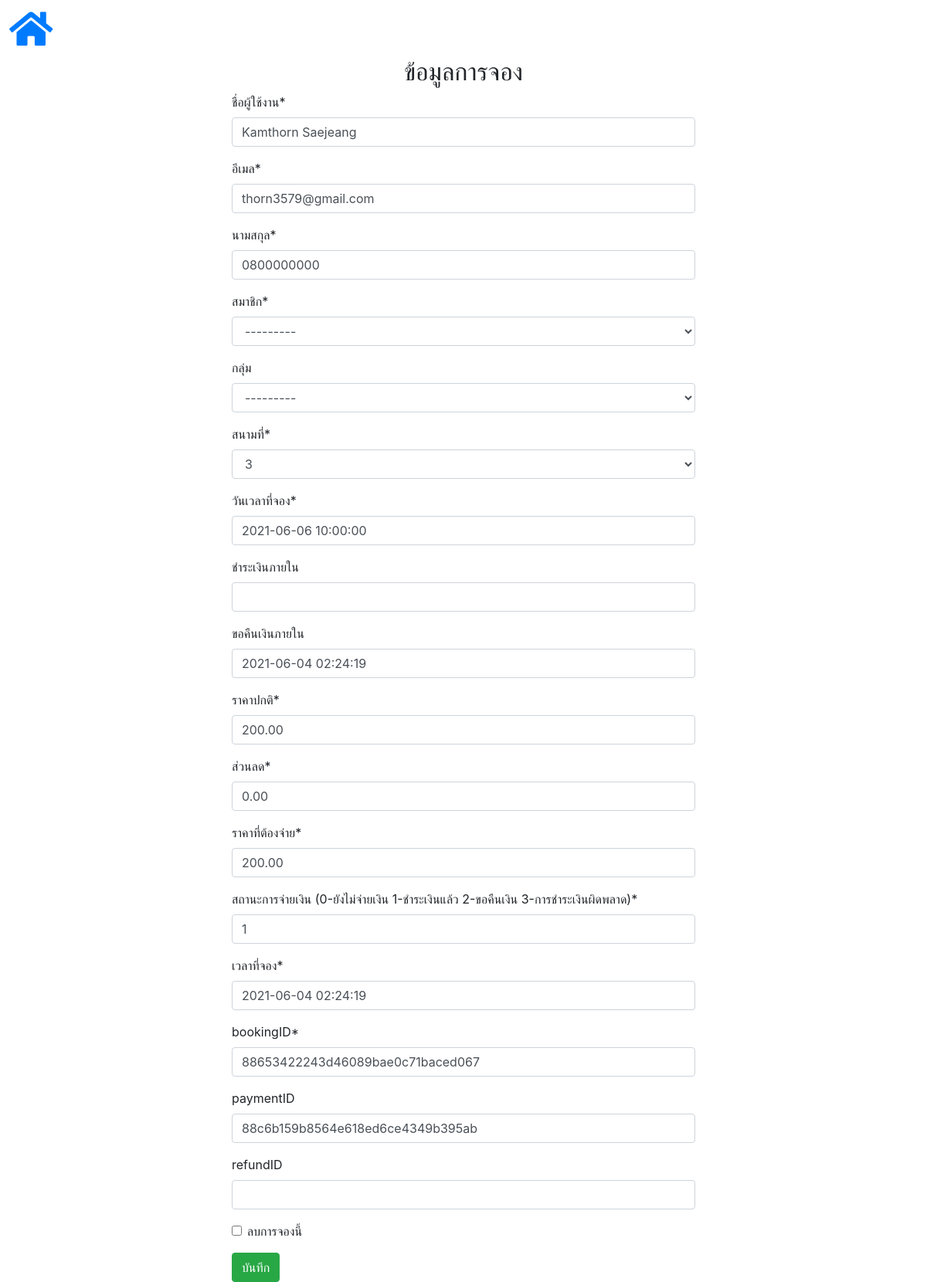
The app's page /adminsite/booking/19 (signed in) with its own data.
### booking/models.py (models this page shows)
class Booking(models.Model):
    class Meta:
        db_table = 'bcb_booking'
    name = models.CharField(max_length=100)  # for show who's booked
    email = models.EmailField()
    tel = models.CharField(max_length=15)
    member = models.ForeignKey(
        Member, on_delete=models.CASCADE, null=True)  # null if guest
    group = models.ForeignKey(
        Group, on_delete=models.CASCADE, null=True, db_constraint=False)
    court = models.ForeignKey(
        EachCourtInfo, on_delete=models.CASCADE, db_constraint=False)  # what court
    booking_datetime = models.DateTimeField()  # datetime booking
    exp_datetime = models.DateTimeField(null=True)  # for pay in this time
    refund_datetime = models.DateTimeField(
        default=timezone.now)  # for pay in this time
    price_normal = models.DecimalField(
        max_digits=5, decimal_places=2)  # each booking slot
    price_ds = models.DecimalField(
        max_digits=5, decimal_places=2)  # each booking slot
    price_pay = models.DecimalField(
        max_digits=5, decimal_places=2)  # each booking slot
    payment_state = models.IntegerField(default=0)
    timestamp = models.DateTimeField(
        default=timezone.now)  # time now when booking
    bookingid = models.CharField(max_length=32, unique=True)
    paymentid = models.CharField(max_length=32, null=True)
    refundid = models.CharField(max_length=32, null=True)
    is_deleted = models.BooleanField(default=False)

### adminsite/views.py (the view)
# urls.py: path('booking/<pk>', views.DetailBooking.as_view(), name='booking_detail'),
class DetailBooking(PermissionRequiredMixin, UpdateView):
    permission_required = 'is_staff'
    login_url = '/adminsite/login/'
    form_class = form.BookingDetailForm
    model = booking_models.Booking
    template_name = 'adminsite/booking_detail.html'
    success_url = '/adminsite/booking/'
    def get_form(self, form_class=None):
        form = super(DetailBooking, self).get_form(form_class)
        form.fields['group'].required = False
        form.fields['exp_datetime'].required = False
        form.fields['refund_datetime'].required = False
        form.fields['paymentid'].required = False
        form.fields['refundid'].required = False
        return form

### adminsite/form.py
class BookingDetailForm(forms.ModelForm):
    class Meta:
        model = Booking
        fields = ('__all__')
        labels = {
            'name': 'ชื่อผู้ใช้งาน',
            'email': 'ชื่อ',
            'tel': 'นามสกุล',
            'email': 'อีเมล',
            'member': 'สมาชิก',
            'group': 'กลุ่ม',
            'court': 'สนามที่',
            'booking_datetime': 'วันเวลาที่จอง',
            'exp_datetime': 'ชำระเงินภายใน',
            'refund_datetime': 'ขอคืนเงินภายใน',
            'price_normal': 'ราคาปกติ',
            'price_ds': 'ส่วนลด',
            'price_pay': 'ราคาที่ต้องจ่าย',
            'payment_state': 'สถานะการจ่ายเงิน (0-ยังไม่จ่ายเงิน 1-ชำระเงินแล้ว 2-ขอคืนเงิน 3-การชำระเงินผิดพลาด)',
            'timestamp': 'เวลาที่จอง',
            'bookingid': 'bookingID',
            'paymentid': 'paymentID',
            'refundid': 'refundID',
            'is_deleted': 'ลบการจองนี้',
        }

### booking/models.py (called while the page is built)
    def __str__(self):
        return str(self.court_number)

### func/disable.py (called while the page is built)
    def process_request(self, request):
        setattr(request, '_dont_enforce_csrf_checks', True)

### member/models.py (called while the page is built)
    def __str__(self):
        return str(self.group_name)

    def __str__(self):
        return str(self.first_name+' '+self.virtualid)

### template/adminsite/booking_detail.html (shortened to what this page needs)
{% extends 'adminsite/base_admin.html' %}
{% load crispy_forms_tags %}
{% block content %}
<h2>ข้อมูลการจอง</h2>
<form method="post">
    {{ form | crispy }}
    <input type="submit" value="บันทึก" class="btn btn-success">
</form>
{% endblock %}

### template/adminsite/base_admin.html (style rules this page uses)
form { text-align: auto; margin-top: 0%; margin-left: 25%; margin-right: 25%; margin-bottom: 0%; }
h2 { text-align: center; }

### records on screen
Booking: name "Kamthorn Saejeang", email "thorn3579@gmail.com", tel "0800000000", member "---------", group "---------", court "3", booking_datetime "2021-06-06 10:00:00", refund_datetime "2021-06-04 02:24:19", price_normal "200.00", price_ds "0.00", price_pay "200.00", payment_state "1", timestamp "2021-06-04 02:24:19", bookingid "88653422243d46089bae0c71baced067", paymentid "88c6b159b8564e618ed6ce4349b395ab"
